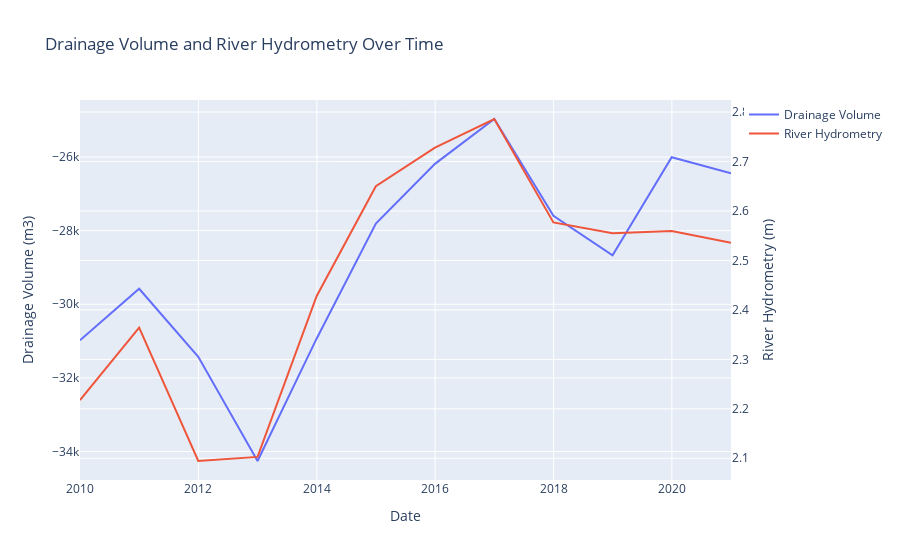

Notebook cell for this chart:
### Markdown cell above
#### Ta tiến hành tính các trung bình của các biến theo năm để theo dõi được sự biến đổi tổng quát hơn:

### Code cell
df_yearly = df.resample('Y', on='Date').mean()

fig = go.Figure()

fig.add_trace(go.Scatter(x=df_yearly.index, y=df_yearly['Drainage_Volume'],
                    mode='lines',
                    name='Drainage Volume'))

fig.update_layout(yaxis2=dict(title='River Hydrometry', overlaying='y', side='right'))

fig.add_trace(go.Scatter(x=df_yearly.index, y=df_yearly['River_Hydrometry'],
                    mode='lines',
                    name='River Hydrometry', yaxis='y2'))

fig.update_layout(title='Drainage Volume and River Hydrometry Over Time',
                   xaxis_title='Date',
                   yaxis_title='Drainage Volume (m3)',  
                   yaxis2_title='River Hydrometry (m)')  

fig.show()

### Figure 1 — Plotly figure (JSON) as saved in the notebook; plotly's stock layout.template omitted (floating-point values rounded to 4 significant figures)
{"data": [{"mode": "lines", "name": "Drainage Volume", "type": "scatter", "x": ["2009-12-31T00:00:00", "2010-12-31T00:00:00", "2011-12-31T00:00:00", "2012-12-31T00:00:00", "2013-12-31T00:00:00", "2014-12-31T00:00:00", "2015-12-31T00:00:00", "2016-12-31T00:00:00", "2017-12-31T00:00:00", "2018-12-31T00:00:00", "2019-12-31T00:00:00", "2020-12-31T00:00:00"], "y": [-30980.0, -29580.0, -31430.0, -34260.0, -30930.0, -27810.0, -26190.0, -24970.0, -27600.0, -28670.0, -26010.0, -26440.0]}, {"mode": "lines", "name": "River Hydrometry", "type": "scatter", "x": ["2009-12-31T00:00:00", "2010-12-31T00:00:00", "2011-12-31T00:00:00", "2012-12-31T00:00:00", "2013-12-31T00:00:00", "2014-12-31T00:00:00", "2015-12-31T00:00:00", "2016-12-31T00:00:00", "2017-12-31T00:00:00", "2018-12-31T00:00:00", "2019-12-31T00:00:00", "2020-12-31T00:00:00"], "y": [2.218, 2.364, 2.095, 2.103, 2.428, 2.65, 2.728, 2.786, 2.577, 2.555, 2.56, 2.536], "yaxis": "y2"}], "layout": {"title": {"text": "Drainage Volume and River Hydrometry Over Time"}, "xaxis": {"title": {"text": "Date"}}, "yaxis": {"title": {"text": "Drainage Volume (m3)"}}, "yaxis2": {"overlaying": "y", "side": "right", "title": {"text": "River Hydrometry (m)"}}}}
